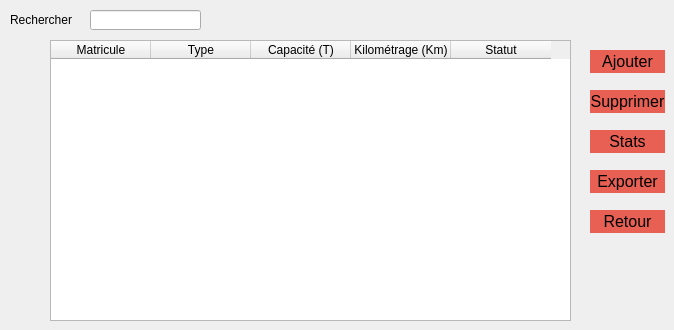
          <widget class="QWidget" name="page_4">
           <widget class="QTableWidget" name="table_modif">
            <property name="enabled">
             <bool>true</bool>
            </property>
            <property name="geometry">
             <rect>
              <x>50</x>
              <y>40</y>
              <width>521</width>
              <height>281</height>
             </rect>
            </property>
            <column>
             <property name="text">
              <string>Matricule</string>
             </property>
            </column>
            <column>
             <property name="text">
              <string>Type</string>
             </property>
            </column>
            <column>
             <property name="text">
              <string>Capacité (T)</string>
             </property>
            </column>
            <column>
             <property name="text">
              <string>Kilométrage (Km)</string>
             </property>
            </column>
            <column>
             <property name="text">
              <string>Statut</string>
             </property>
            </column>
           </widget>
           <widget class="QLineEdit" name="ln1">
            <property name="geometry">
             <rect>
              <x>90</x>
              <y>10</y>
              <width>111</width>
              <height>20</height>
             </rect>
            </property>
            <property name="text">
             <string/>
            </property>
           </widget>
           <widget class="QLabel" name="label_6">
            <property name="geometry">
             <rect>
              <x>10</x>
              <y>12</y>
              <width>71</width>
              <height>16</height>
             </rect>
            </property>
            <property name="text">
             <string>Rechercher </string>
            </property>
           </widget>
           <widget class="QPushButton" name="y1">
            <property name="geometry">
             <rect>
              <x>590</x>
              <y>50</y>
              <width>75</width>
              <height>23</height>
             </rect>
            </property>
            <property name="styleSheet">
             <string notr="true">QPushButton {
 background-color:#e86054;  /* Green */ 
  border: none;
 /* color: gray; 
  padding: 15px 32px;*/
  text-align: center;
  font-size: 16px;
	border:9px;
}
QPushButton:hover{

background-color:#e0987b;
color:#7d2b20;
}
QPushButton:click{

background-color:#FCDBCE;
}</string>
            </property>
            <property name="text">
             <string>Ajouter</string>
            </property>
           </widget>
           <widget class="QPushButton" name="y2">
            <property name="geometry">
             <rect>
              <x>590</x>
              <y>90</y>
              <width>75</width>
              <height>23</height>
             </rect>
            </property>
            <property name="styleSheet">
             <string notr="true">QPushButton {
 background-color:#e86054;  /* Green */ 
  border: none;
 /* color: gray; 
  padding: 15px 32px;*/
  text-align: center;
  font-size: 16px;
	border:9px;
}
QPushButton:hover{

background-color:#e0987b;
color:#7d2b20;
}
QPushButton:click{

background-color:#FCDBCE;
}</string>
            </property>
            <property name="text">
             <string>Supprimer</string>
            </property>
           </widget>
           <widget class="QPushButton" name="y3">
            <property name="geometry">
             <rect>
              <x>590</x>
              <y>130</y>
              <width>75</width>
              <height>23</height>
             </rect>
            </property>
            <property name="styleSheet">
             <string notr="true">QPushButton {
 background-color:#e86054;  /* Green */ 
  border: none;
 /* color: gray; 
  padding: 15px 32px;*/
  text-align: center;
  font-size: 16px;
	border:9px;
}
QPushButton:hover{

background-color:#e0987b;
color:#7d2b20;
}
QPushButton:click{

background-color:#FCDBCE;
}</string>
            </property>
            <property name="text">
             <string>Stats</string>
            </property>
           </widget>
           <widget class="QPushButton" name="pb90">
            <property name="geometry">
             <rect>
              <x>590</x>
              <y>210</y>
              <width>75</width>
              <height>23</height>
             </rect>
            </property>
            <property name="styleSheet">
             <string notr="true">QPushButton {
 background-color:#e86054;  /* Green */ 
  border: none;
 /* color: gray; 
  padding: 15px 32px;*/
  text-align: center;
  font-size: 16px;
	border:9px;
}
QPushButton:hover{

background-color:#e0987b;
color:#7d2b20;
}
QPushButton:click{

background-color:#FCDBCE;
}</string>
            </property>
            <property name="text">
             <string>Retour</string>
            </property>
           </widget>
           <widget class="QPushButton" name="pb92">
            <property name="geometry">
             <rect>
              <x>590</x>
              <y>170</y>
              <width>75</width>
              <height>23</height>
             </rect>
            </property>
            <property name="styleSheet">
             <string notr="true">QPushButton {
 background-color:#e86054;  /* Green */ 
  border: none;
 /* color: gray; 
  padding: 15px 32px;*/
  text-align: center;
  font-size: 16px;
	border:9px;
}
QPushButton:hover{

background-color:#e0987b;
color:#7d2b20;
}
QPushButton:click{

background-color:#FCDBCE;
}</string>
            </property>
            <property name="text">
             <string>Exporter</string>
            </property>
           </widget>
          </widget>
